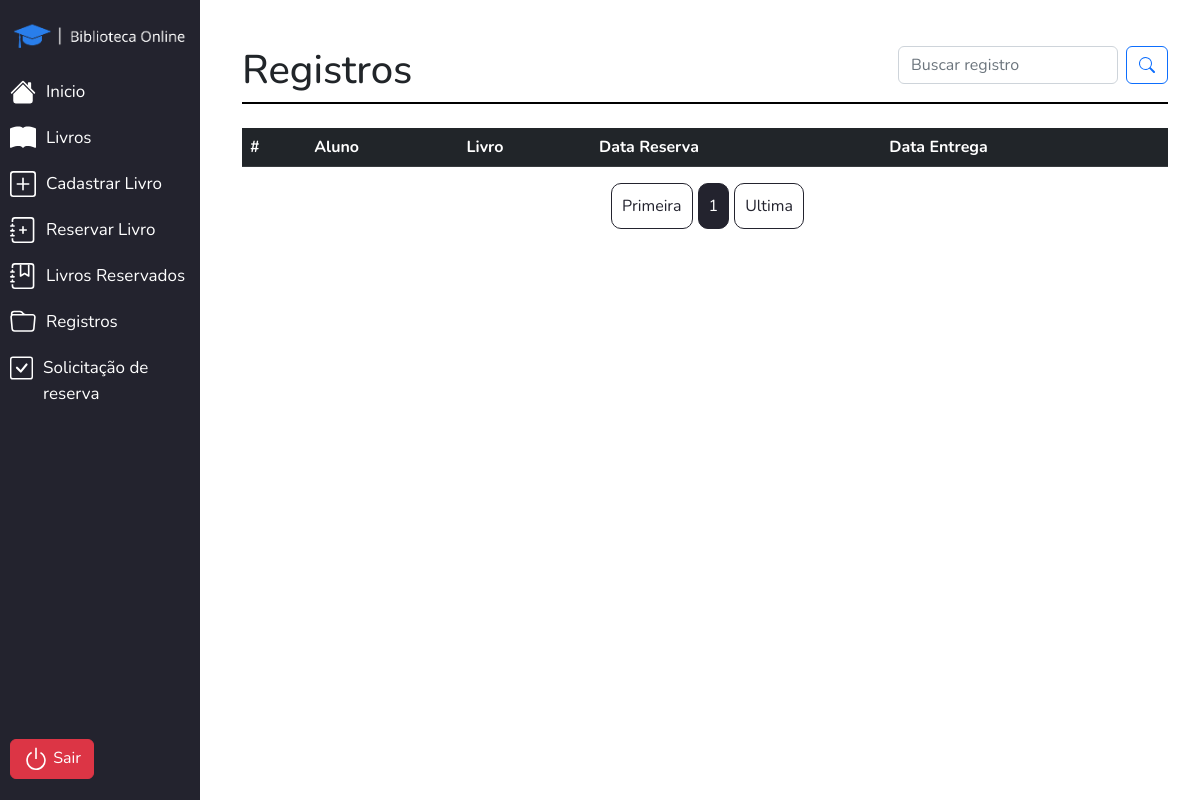
/View-Gestor/registros-reservados.php (signed in), run on an earlier commit of the app's database.
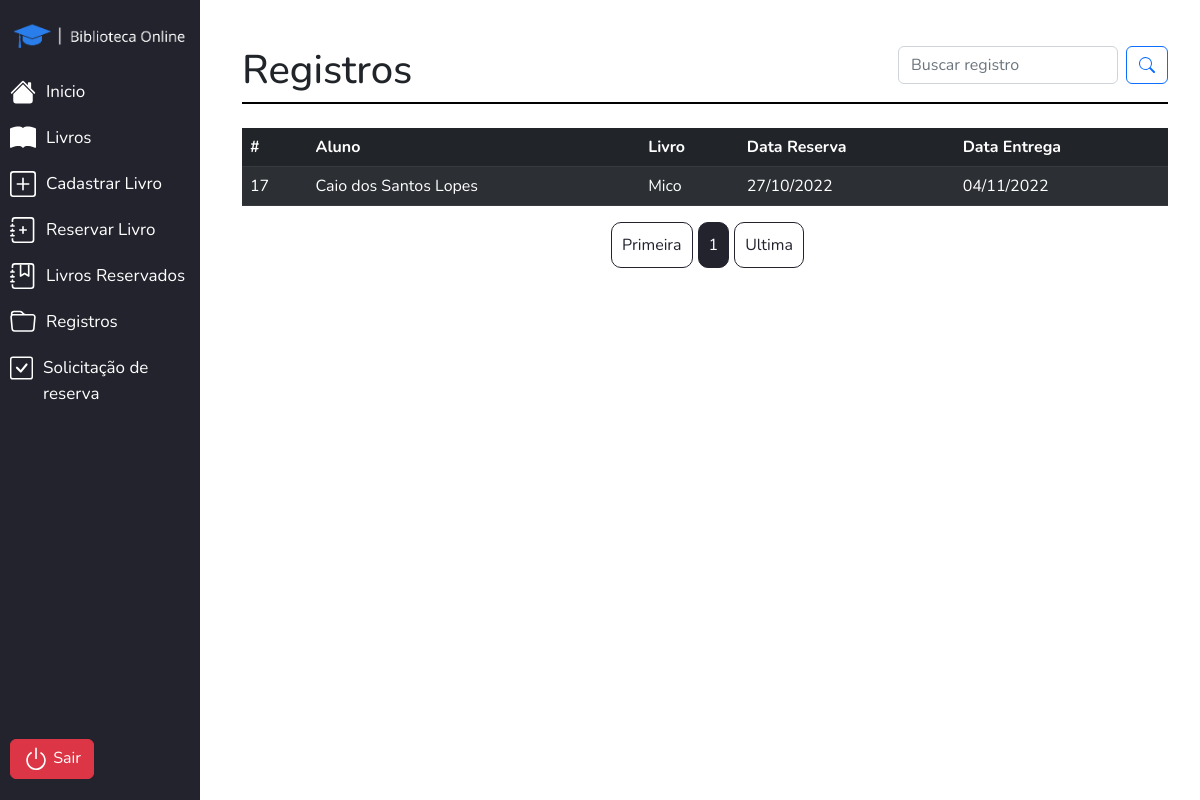
And on a later commit of the database.
### tables this page shows
CREATE TABLE `registro` (
  `id_registro` int(11) NOT NULL,
  `cod_aluno` int(11) NOT NULL,
  `cod_livro` int(11) NOT NULL,
  `data_da_reserva` date NOT NULL,
  `data_da_entrega` date NOT NULL
);

CREATE TABLE `aluno` (
  `id_aluno` int(11) NOT NULL,
  `nome_aluno` varchar(300) NOT NULL,
  `email` varchar(300) NOT NULL,
  `senha` varchar(45) NOT NULL
);

CREATE TABLE `livro` (
  `id_livro` int(11) NOT NULL,
  `cod_livro` varchar(10) NOT NULL,
  `imagem` varchar(300) NOT NULL,
  `titulo` varchar(300) NOT NULL,
  `autor` varchar(300) NOT NULL,
  `cod_categoria` int(11) NOT NULL,
  `qtd_total` int(11) NOT NULL,
  `qtd_reserva` int(11) NOT NULL,
  `qtd_temp` int(11) NOT NULL
);

### View-Gestor/registros-reservados.php (called while the page is built, shortened)
<?php
require('../DataBase.php');
include_once('../includes/header-fechado.php');
include_once('../includes/gestor/listagem-registros.php');
include_once('../includes/gestor/menu.php');
include_once('../includes/footer-fechado.php');
?>

### includes/gestor/listagem-registros.php (the view, shortened to what this page needs)
<section class="container-xl corpo">
    <div class="d-flex justify-content-between titulo-pagina">
        <div>
            <h1>Registros</h1>
        </div>
        <div class="caixa-busca">
            <form class="d-flex" role="search" method="GET">
                <input class="form-control me-2" type="search" name="busca" placeholder="Buscar registro" value="<?php if (isset($_GET['busca'])){ echo $_GET['busca']; } ?>">
                <button class="btn btn-outline-primary" type="submit">
                </button>
            </form>
        </div>
    </div>
     <?php
    $pagina_atual = filter_input(INPUT_GET, 'pagina', FILTER_SANITIZE_NUMBER_INT);
    $pagina = (!empty($pagina_atual)) ? $pagina_atual : 1;
    $qnt_result_pg = 12;
    $inicio = ($qnt_result_pg * $pagina) - $qnt_result_pg;
    $sql = $conn->prepare("SELECT aluno.id_aluno, aluno.nome_aluno, livro.id_livro, livro.titulo, registro.*,
    DATE_FORMAT(data_da_reserva,'%d/%m/%Y')
                AS data_reservaf,
                DATE_FORMAT(data_da_entrega,'%d/%m/%Y')
                AS data_entregaf
    FROM registro
    LEFT JOIN aluno
    ON registro.cod_aluno = aluno.id_aluno
    LEFT JOIN livro
    ON registro.cod_livro = livro.id_livro LIMIT $inicio,$qnt_result_pg ;");
    $sql->execute();
    $result = $sql->get_result();
    ?>
    <?php if(empty($_GET['busca'])){?>
     <div class="table-livros mt-4">
            <table class="table table-dark table-striped">
                <thead>
                    <tr>
                        <th scope="col">#</th>
                        <th scope="col">Aluno</th>
                        <th scope="col">Livro</th>
                        <th scope="col">Data Reserva</th>
                        <th scope="col">Data Entrega</th>
                    </tr>
                </thead>
                <tbody>
                    <?php
                    while ($registro = mysqli_fetch_assoc($result)) {
                    ?>
                        <tr>
                            <td><?php echo $registro['id_registro'] ?></td>
                            <td><?php echo $registro['nome_aluno'] ?></td>
                            <td><?php echo $registro['titulo'] ?></td>
                            <td><?php echo $registro['data_reservaf'] ?></td>
                            <td><?php echo $registro['data_entregaf'] ?></td>
                        </tr>
                    <?php } ?>
                </tbody>
            </table>
        </div>
          <?php
        $result_pg = $conn->prepare("SELECT COUNT(id_registro) AS num_result FROM registro");
        $result_pg->execute();
        $resultado_pg = $result_pg->get_result();
        $row_pg = mysqli_fetch_assoc($resultado_pg);
        $quantidade_pg = ceil($row_pg['num_result'] / $qnt_result_pg);
        ?>
       <div class='content caixa-pag'>
       <div class='caixa-pag-num'>
        <a class='link-pag' href='registros-reservados.php?pagina=1'>Primeira</a>
        <span class='link-pag pag-atual'><?php echo $pagina ?></span>
        <a class='link-pag' href='registros-reservados.php?pagina=<?php echo $quantidade_pg ?>'>Ultima</a>
        </div>
        </div>
    <?php
        }else {
            $busca = $_GET['busca'];
            $SelectBusca = $conn->prepare("SELECT aluno.id_aluno, aluno.nome_aluno, livro.id_livro, livro.titulo, registro.*,
            DATE_FORMAT(data_da_reserva,'%d/%m/%Y')
                AS data_reservaf,
                DATE_FORMAT(data_da_entrega,'%d/%m/%Y')
                AS data_entregaf
                        FROM registro
                        LEFT JOIN aluno
                        ON registro.cod_aluno = aluno.id_aluno
                        LEFT JOIN livro
                        ON registro.cod_livro = livro.id_livro
                        WHERE nome_aluno LIKE '%$busca%' OR titulo LIKE '%$busca%';");
            $SelectBusca->execute();
            $resultBusca = $SelectBusca->get_result();
        if($resultBusca->num_rows == 0){ ?>
                <div class="fundo__vitrine--livros mt-4">
                    <section class="container-xl">
                        <h4>Nenhum resultado encontrado...</h4>
                        <a class="btn btn-primary" href="registros-reservados.php">Registros</a>
                    </section>
                </div>
   <?php }} ?>
</section>

What changed in the data, as far as the page shows it:
added registro: id_registro "17", cod_aluno.nome_aluno "Caio dos Santos Lopes", cod_livro.titulo "Mico", data_reservaf "27/10/2022", data_entregaf "04/11/2022"
